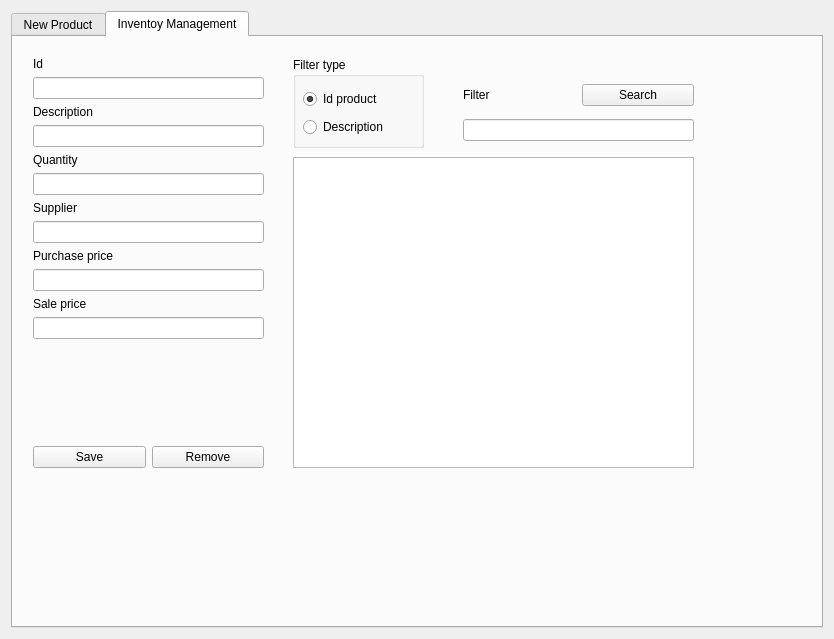
<?xml version="1.0" encoding="UTF-8"?>
<ui version="4.0">
 <class>InventoryManagementWindow</class>
 <widget class="QDialog" name="InventoryManagementWindow">
  <property name="geometry">
   <rect>
    <x>0</x>
    <y>0</y>
    <width>834</width>
    <height>639</height>
   </rect>
  </property>
  <property name="windowTitle">
   <string>Dialog</string>
  </property>
  <layout class="QGridLayout" name="gridLayout_2">
   <item row="0" column="0">
    <widget class="QTabWidget" name="tabWidget">
     <property name="currentIndex">
      <number>1</number>
     </property>
     <widget class="QWidget" name="tab_newProduct">
      <attribute name="title">
       <string>New Product</string>
      </attribute>
      <widget class="QWidget" name="layoutWidget">
       <property name="geometry">
        <rect>
         <x>11</x>
         <y>21</y>
         <width>688</width>
         <height>191</height>
        </rect>
       </property>
       <layout class="QVBoxLayout" name="verticalLayout_6">
        <item>
         <layout class="QHBoxLayout" name="horizontalLayout">
          <item>
           <layout class="QVBoxLayout" name="verticalLayout_2">
            <item>
             <widget class="QLabel" name="label_id">
              <property name="text">
               <string>ID Product</string>
              </property>
             </widget>
            </item>
            <item>
             <widget class="QLineEdit" name="lineEdit_id"/>
            </item>
           </layout>
          </item>
          <item>
           <layout class="QFormLayout" name="formLayout">
            <item row="1" column="0" colspan="2">
             <widget class="QLineEdit" name="lineEdit_description"/>
            </item>
            <item row="0" column="0" colspan="2">
             <widget class="QLabel" name="label_description">
              <property name="text">
               <string>Description</string>
              </property>
             </widget>
            </item>
           </layout>
          </item>
         </layout>
        </item>
        <item>
         <layout class="QHBoxLayout" name="horizontalLayout_4">
          <item>
           <layout class="QHBoxLayout" name="horizontalLayout_10">
            <item>
             <layout class="QVBoxLayout" name="verticalLayout_3">
              <item>
               <widget class="QLabel" name="label_purchasePrice">
                <property name="text">
                 <string>Purchase price</string>
                </property>
               </widget>
              </item>
              <item>
               <widget class="QLineEdit" name="lineEdit_purchasePrice"/>
              </item>
             </layout>
            </item>
            <item>
             <layout class="QVBoxLayout" name="verticalLayout_4">
              <item>
               <widget class="QLabel" name="label_salePrice">
                <property name="text">
                 <string>Sale price</string>
                </property>
               </widget>
              </item>
              <item>
               <widget class="QLineEdit" name="lineEdit_salePrice"/>
              </item>
             </layout>
            </item>
           </layout>
          </item>
          <item>
           <layout class="QHBoxLayout" name="horizontalLayout_2">
            <item>
             <layout class="QVBoxLayout" name="verticalLayout">
              <item>
               <widget class="QLabel" name="label_quantity">
                <property name="text">
                 <string>Quantity</string>
                </property>
               </widget>
              </item>
              <item>
               <widget class="QLineEdit" name="lineEdit_quantity"/>
              </item>
             </layout>
            </item>
            <item>
             <layout class="QVBoxLayout" name="verticalLayout_5">
              <item>
               <widget class="QLabel" name="label_supplier">
                <property name="text">
                 <string>Supplier</string>
                </property>
               </widget>
              </item>
              <item>
               <widget class="QLineEdit" name="lineEdit_supplier"/>
              </item>
             </layout>
            </item>
           </layout>
          </item>
         </layout>
        </item>
        <item>
         <spacer name="verticalSpacer">
          <property name="orientation">
           <enum>Qt::Vertical</enum>
          </property>
          <property name="sizeHint" stdset="0">
           <size>
            <width>686</width>
            <height>13</height>
           </size>
          </property>
         </spacer>
        </item>
        <item>
         <layout class="QHBoxLayout" name="horizontalLayout_3">
          <item>
           <widget class="QPushButton" name="pushButton_saveNewProduct">
            <property name="text">
             <string>Save</string>
            </property>
           </widget>
          </item>
          <item>
           <widget class="QPushButton" name="pushButton_cancel">
            <property name="text">
             <string>Cancel</string>
            </property>
           </widget>
          </item>
         </layout>
        </item>
       </layout>
      </widget>
     </widget>
     <widget class="QWidget" name="tab_inventoryManagement">
      <attribute name="title">
       <string>Inventoy Management</string>
      </attribute>
      <widget class="QTableWidget" name="tableWidget_im_inventory">
       <property name="geometry">
        <rect>
         <x>280</x>
         <y>120</y>
         <width>401</width>
         <height>311</height>
        </rect>
       </property>
      </widget>
      <widget class="QGroupBox" name="groupBox_filterType">
       <property name="geometry">
        <rect>
         <x>280</x>
         <y>20</y>
         <width>131</width>
         <height>91</height>
        </rect>
       </property>
       <property name="title">
        <string>Filter type</string>
       </property>
       <widget class="QWidget" name="layoutWidget">
        <property name="geometry">
         <rect>
          <x>10</x>
          <y>30</y>
          <width>111</width>
          <height>52</height>
         </rect>
        </property>
        <layout class="QVBoxLayout" name="verticalLayout_7">
         <item>
          <widget class="QRadioButton" name="radioButton_id">
           <property name="text">
            <string>Id product</string>
           </property>
           <property name="checked">
            <bool>true</bool>
           </property>
          </widget>
         </item>
         <item>
          <widget class="QRadioButton" name="radioButton_description">
           <property name="text">
            <string>Description</string>
           </property>
          </widget>
         </item>
        </layout>
       </widget>
      </widget>
      <widget class="QWidget" name="layoutWidget">
       <property name="geometry">
        <rect>
         <x>20</x>
         <y>20</y>
         <width>231</width>
         <height>411</height>
        </rect>
       </property>
       <layout class="QVBoxLayout" name="verticalLayout_14">
        <item>
         <layout class="QVBoxLayout" name="verticalLayout_8">
          <item>
           <widget class="QLabel" name="label_im_id">
            <property name="text">
             <string>Id</string>
            </property>
           </widget>
          </item>
          <item>
           <widget class="QLineEdit" name="lineEdit_im_id"/>
          </item>
         </layout>
        </item>
        <item>
         <layout class="QVBoxLayout" name="verticalLayout_9">
          <item>
           <widget class="QLabel" name="label_im_description">
            <property name="text">
             <string>Description</string>
            </property>
           </widget>
          </item>
          <item>
           <widget class="QLineEdit" name="lineEdit_im_description"/>
          </item>
         </layout>
        </item>
        <item>
         <layout class="QVBoxLayout" name="verticalLayout_10">
          <item>
           <widget class="QLabel" name="label_im_quantity">
            <property name="text">
             <string>Quantity</string>
            </property>
           </widget>
          </item>
          <item>
           <widget class="QLineEdit" name="lineEdit_im_quantity"/>
          </item>
         </layout>
        </item>
        <item>
         <layout class="QVBoxLayout" name="verticalLayout_11">
          <item>
           <widget class="QLabel" name="label_im_supplier">
            <property name="text">
             <string>Supplier</string>
            </property>
           </widget>
          </item>
          <item>
           <widget class="QLineEdit" name="lineEdit_im_supplier"/>
          </item>
         </layout>
        </item>
        <item>
         <layout class="QVBoxLayout" name="verticalLayout_12">
          <item>
           <widget class="QLabel" name="label_im_purchasePrice">
            <property name="text">
             <string>Purchase price</string>
            </property>
           </widget>
          </item>
          <item>
           <widget class="QLineEdit" name="lineEdit_im_purchasePrice"/>
          </item>
         </layout>
        </item>
        <item>
         <layout class="QVBoxLayout" name="verticalLayout_13">
          <item>
           <widget class="QLabel" name="label_im_salePrice">
            <property name="text">
             <string>Sale price</string>
            </property>
           </widget>
          </item>
          <item>
           <widget class="QLineEdit" name="lineEdit_im_salePrice"/>
          </item>
          <item>
           <spacer name="verticalSpacer_2">
            <property name="orientation">
             <enum>Qt::Vertical</enum>
            </property>
            <property name="sizeHint" stdset="0">
             <size>
              <width>20</width>
              <height>40</height>
             </size>
            </property>
           </spacer>
          </item>
         </layout>
        </item>
        <item>
         <layout class="QHBoxLayout" name="horizontalLayout_5">
          <item>
           <widget class="QPushButton" name="pushButton_im_save">
            <property name="text">
             <string>Save</string>
            </property>
           </widget>
          </item>
          <item>
           <widget class="QPushButton" name="pushButton_im_remove">
            <property name="text">
             <string>Remove</string>
            </property>
           </widget>
          </item>
         </layout>
        </item>
       </layout>
      </widget>
      <widget class="QWidget" name="layoutWidget">
       <property name="geometry">
        <rect>
         <x>450</x>
         <y>40</y>
         <width>231</width>
         <height>71</height>
        </rect>
       </property>
       <layout class="QVBoxLayout" name="verticalLayout_15">
        <item>
         <layout class="QHBoxLayout" name="horizontalLayout_6">
          <item>
           <widget class="QLabel" name="label_im_filter">
            <property name="text">
             <string>Filter</string>
            </property>
           </widget>
          </item>
          <item>
           <widget class="QPushButton" name="pushButton_im_search">
            <property name="text">
             <string>Search</string>
            </property>
           </widget>
          </item>
         </layout>
        </item>
        <item>
         <widget class="QLineEdit" name="lineEdit_im_filter"/>
        </item>
       </layout>
      </widget>
     </widget>
    </widget>
   </item>
  </layout>
 </widget>
 <resources/>
 <connections/>
</ui>
